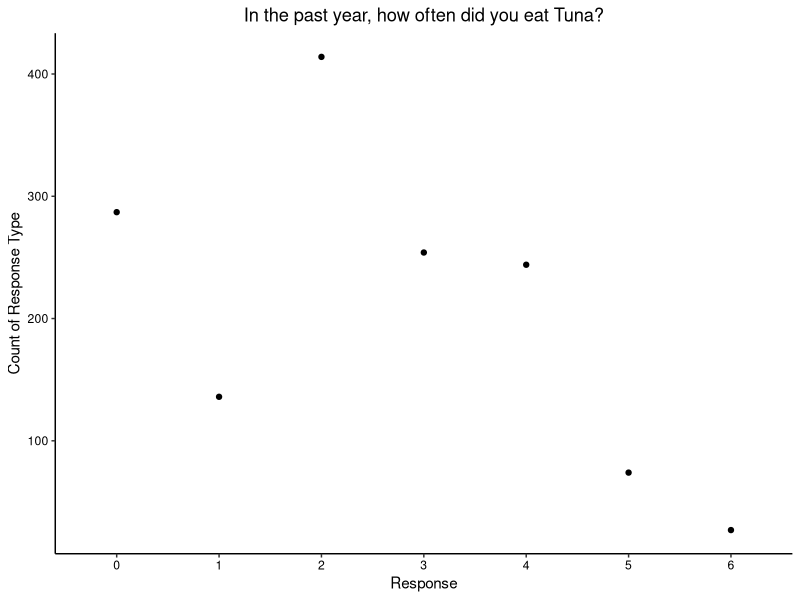
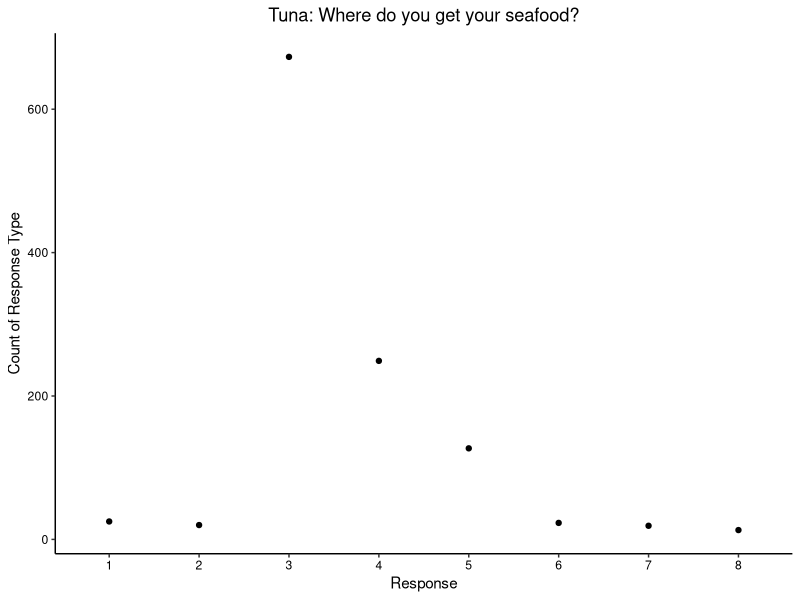

These figures' R source, in order:
## ---- chunk 1
knitr::opts_chunk$set(echo = TRUE)
## ---- chunk 2
getwd()
library(tidyverse)

survey.dat <- read.csv("./AquacultureSurveyData.csv")
survey.codes <- read.csv("./AquacultureSurveyCodes.csv")

# Set ggplot theme
mytheme <- theme_classic() +
  theme(axis.text = element_text(color = "black"), 
        legend.position = "top")
theme_set(mytheme)
## ---- chunk 3
freq.sp <- select(survey.dat, Frequency_Tuna:Frequency_Oysters)

freq.sp.Tuna <- as.data.frame(table(freq.sp$Frequency_Tuna))
freq.sp.Shrimp <- as.data.frame(table(freq.sp$Frequency_Shrimp))
freq.sp.Salmon <- as.data.frame(table(freq.sp$Frequency_Salmon))
freq.sp.Flounder <- as.data.frame(table(freq.sp$Frequency_Flounder))
freq.sp.BlueCrab <- as.data.frame(table(freq.sp$Frequency_BlueCrab))
freq.sp.Clams <- as.data.frame(table(freq.sp$Frequency_Clams))
freq.sp.Mullet <- as.data.frame(table(freq.sp$Frequency_Mullet))
freq.sp.Oysters <- as.data.frame(table(freq.sp$Frequency_Oysters))

freq.sp.summary <- freq.sp.Tuna %>% 
  left_join(freq.sp.Shrimp, by = "Var1") %>% 
  left_join(freq.sp.Salmon, by = "Var1") %>% 
  left_join(freq.sp.Flounder, by = "Var1") %>% 
  left_join(freq.sp.BlueCrab, by = "Var1") %>% 
  left_join(freq.sp.Clams, by = "Var1") %>% 
  left_join(freq.sp.Mullet, by = "Var1") %>% 
  left_join(freq.sp.Oysters, by = "Var1")
freq.sp.summary <- freq.sp.summary %>% 
  rename(Response = Var1,
         Tuna = Freq.x,
         Shrimp = Freq.y,
         Salmon = Freq.x.x,
         Flounder = Freq.y.y,
         BlueCrab = Freq.x.x.x,
         Clams = Freq.y.y.y,
         Mullet = Freq.x.x.x.x,
         Oysters = Freq.y.y.y.y)

freq.response.meaning <- c("Never", 
                           "Once in the past year", 
                           "A few times in the past year",
                           "Once a month",
                           "A few times every month",
                           "Once a week",
                           "A few times a week")

freq.sp.summary$Response_Explanation <- freq.response.meaning
## ---- chunk 4
ggplot(freq.sp.summary,aes(x=Response, y=Tuna)) + 
  geom_point() + 
  labs(title ="In the past year, how often did you eat Tuna?",
       y="Count of Response Type",
       x="Response") + 
  theme(plot.title = element_text(hjust=0.5))
## ---- chunk 5
where.sp <- select(survey.dat, Where_Tuna:Where_Oysters)

where.sp.Tuna <- as.data.frame(table(where.sp$Where_Tuna))
where.sp.Shrimp <- as.data.frame(table(where.sp$Where_Shrimp))
where.sp.Salmon <- as.data.frame(table(where.sp$Where_Salmon))
where.sp.Flounder <- as.data.frame(table(where.sp$Where_Flounder))
where.sp.BlueCrab <- as.data.frame(table(where.sp$Where_BlueCrab))
where.sp.Clams <- as.data.frame(table(where.sp$Where_Clams))
where.sp.Mullet <- as.data.frame(table(where.sp$Where_Mullet))
where.sp.Oysters <- as.data.frame(table(where.sp$Where_Oysters))

where.sp.summary <- where.sp.Tuna %>% 
  left_join(where.sp.Shrimp, by = "Var1") %>% 
  left_join(where.sp.Salmon, by = "Var1") %>% 
  left_join(where.sp.Flounder, by = "Var1") %>% 
  left_join(where.sp.BlueCrab, by = "Var1") %>% 
  left_join(where.sp.Clams, by = "Var1") %>% 
  left_join(where.sp.Mullet, by = "Var1") %>% 
  left_join(where.sp.Oysters, by = "Var1")
where.sp.summary <- where.sp.summary %>% 
  rename(Response = Var1,
         Tuna = Freq.x,
         Shrimp = Freq.y,
         Salmon = Freq.x.x,
         Flounder = Freq.y.y,
         BlueCrab = Freq.x.x.x,
         Clams = Freq.y.y.y,
         Mullet = Freq.x.x.x.x,
         Oysters = Freq.y.y.y.y)
## ---- chunk 6
ggplot(where.sp.summary,aes(x=Response, y=Tuna)) + 
  geom_point() + 
  labs(title ="Tuna: Where do you get your seafood?",
       y="Count of Response Type",
       x="Response") + 
  theme(plot.title = element_text(hjust=0.5))
## ---- chunk 7
